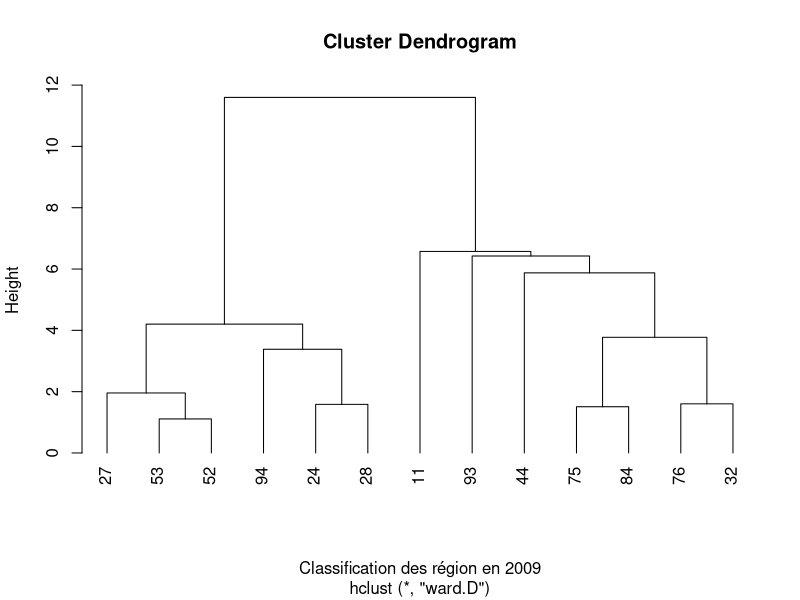

Source code (R):
# Prepare data 
crimes <- read.csv("data/crimes-2012-2002.csv", header=TRUE, sep = ",", dec = ".", check.names = FALSE)
age <- read.csv("data/pop-region-2011.csv", header=TRUE, sep = ",", dec = ".", check.names = FALSE)
unemployment <- read.csv("data/chomage-2000T1-20011T4-region-2016.csv", header=TRUE, sep = ",", dec = ".", check.names = FALSE)
pib <- read.csv("data/pib.csv", header=TRUE, sep = ",", dec = ".", check.names = FALSE)
diploma <- read.csv("data/diplome.csv", header=TRUE, sep = ",", dec = ".", check.names = FALSE)

#delete comma in the age matrix.
age <- as.matrix(age)
for(i in 1:dim(age)[2]) {
  age[, i] <- gsub(",", "", age[, i])
}

# delete "total" column
tmp <- age[,-dim(age)]
tmp.mat <- as.matrix(tmp)

# Add crimes, unemployment, pib and diploma. 
mydata <- cbind(tmp.mat, crimes$`2009`, unemployment$`2009`, pib$`2009`, diploma$`2006`)

# Add column names
colnames(mydata)[7:10]<-c("crimes", "chomage", "pib", "diplome")


#clustering


mydata <- na.omit(mydata) # listwise deletion of missing
mydata <- as.data.frame.matrix(mydata);
for(i in 2:ncol(mydata)) {
  mydata[, i] <- scale(as.numeric(mydata[, i])) # standardize variables
}

# Hierarchical Agglomerative

d <- dist(mydata[,2:ncol(mydata)], method="euclidean")
fit <- hclust(d, method = "ward")
plot(fit, hang = -1, labels = mydata[,1], xlab="Classification des région en 2009")

groups <- cutree(fit, k=5) # cut tree into 5 cluster
# draw dendogram with red borders around the 5 clusters
#rect.hclust(fit, k=5, border="red") 



